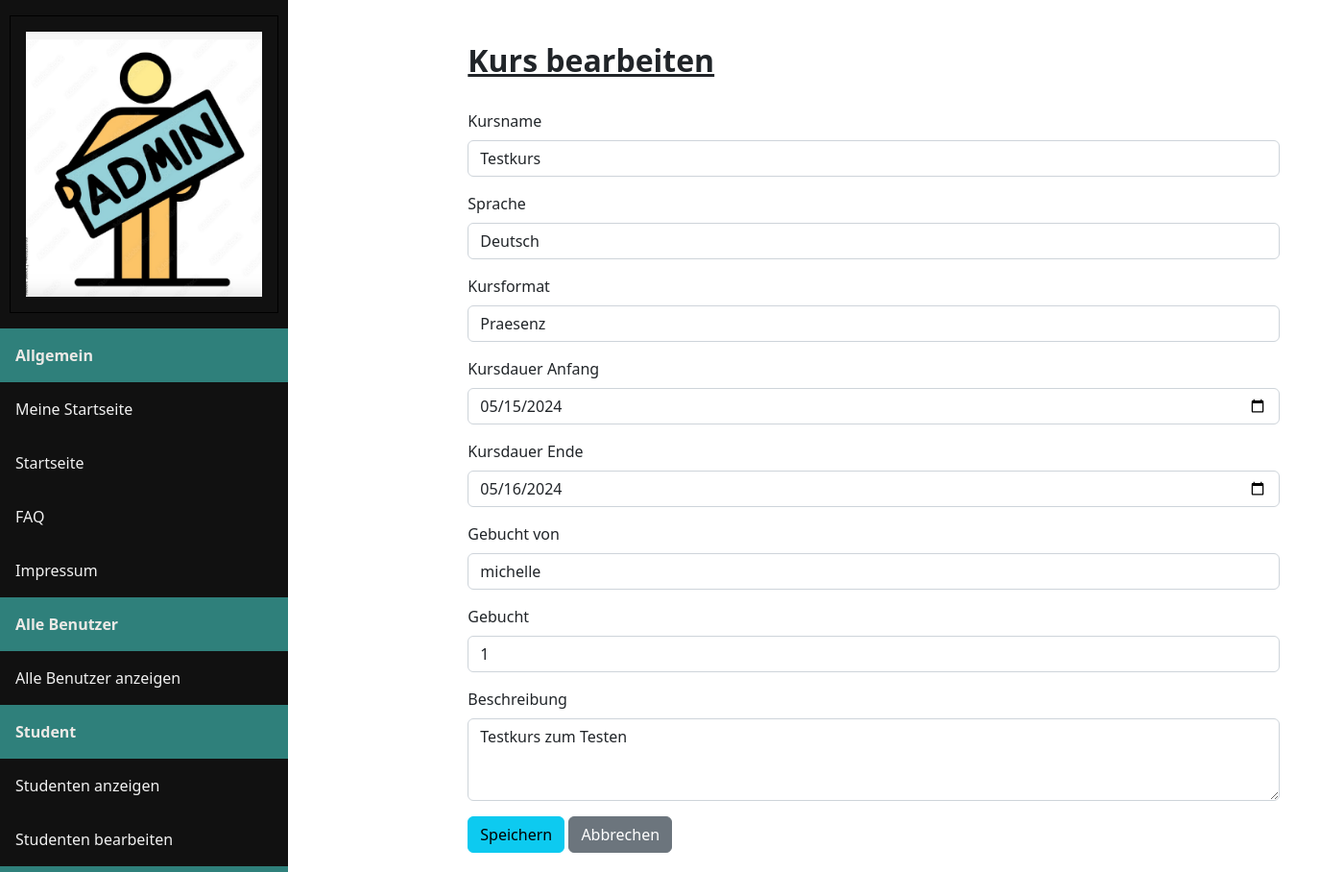
The page /admin/courseedit.php?id=1 on the database its author committed.
### tables this page shows
CREATE TABLE `kurse` (
                         `Kursname` text NOT NULL,
                         `Anbieter_Email` text NOT NULL,
                         `Anbieter` text NOT NULL,
                         `Sprache` text NOT NULL,
                         `Beschreibung` text NOT NULL,
                         `Kursformat` enum('Online','Praesenz') NOT NULL,
                         `Zielgruppe` enum('Anfaenger','Fortgeschritten','Experte') NOT NULL,
                         `Kursdauer_Anfang` date NOT NULL,
                         `Kursdauer_Ende` date NOT NULL,
                         `Preis` int(11) NOT NULL,
                         `Gebucht` tinyint(1) NOT NULL,
                         `Gebucht_von` text NOT NULL,
                         `KursID` int(11) NOT NULL
);

### backend/db_connect.php (called while the page is built, shortened)
<?php
function getDBConnection(){
    $servername  = "localhost";
    $dbusername  = "root";
    $dbpassword  = "";
    $dbname      = "languageconnect";
    $db = new mysqli($servername, $dbusername, $dbpassword, $dbname);
    return $db;
}

### admin/courseedit.php (the view, shortened to what this page needs)
<?php
include_once '../backend/db_connect.php';
include_once 'adminnav.php';
if (isset($_GET['id'])) {
    $kursID = $_GET['id'];
    if ($_SERVER['REQUEST_METHOD'] == 'POST') {
        $kursname = $_POST['kursname'];
        $sprache = $_POST['sprache'];
        $kursformat = $_POST['kursformat'];
        $kursdauer_anfang = $_POST['kursdauer_anfang'];
        $kursdauer_ende = $_POST['kursdauer_ende'];
        $gebucht_von = $_POST['gebucht_von'];
        $gebucht = $_POST['gebucht'];
        $beschreibung = $_POST['beschreibung'];
        $sql = "UPDATE kurse SET Kursname = ?, Sprache = ?, Kursformat = ?, Kursdauer_Anfang = ?, Kursdauer_Ende = ?, Gebucht_von = ?, Gebucht = ?, Beschreibung = ? WHERE KursID = ?";
        $stmt = mysqli_stmt_init(getDBConnection());
        if (mysqli_stmt_prepare($stmt, $sql)) {
            mysqli_stmt_bind_param($stmt, "ssssssssi", $kursname, $sprache, $kursformat, $kursdauer_anfang, $kursdauer_ende, $gebucht_von, $gebucht, $beschreibung, $kursID);
            mysqli_stmt_execute($stmt);
            mysqli_stmt_close($stmt);
            header("Location: showcourse.php?editsuccess");
        } else {
            echo "Fehler: " . mysqli_error(getDBConnection());
        }
        getDBConnection()->close();
    } else {
        $sql = "SELECT * FROM kurse WHERE KursID = ?";
        $stmt = mysqli_stmt_init(getDBConnection());
        if (mysqli_stmt_prepare($stmt, $sql)) {
            mysqli_stmt_bind_param($stmt, "i", $kursID);
            mysqli_stmt_execute($stmt);
            $result = mysqli_stmt_get_result($stmt);
            $kurs = $result->fetch_assoc();
        } else {
            echo "Fehler: " . mysqli_error(getDBConnection());
        }
    }
} else {
    header("Location: showcourse.php?editerror");
}
?>
<!DOCTYPE html>
<html lang="de">
<head>
    <link href="https://cdn.jsdelivr.net/npm/bootstrap@5.2.2/dist/css/bootstrap.min.css" rel="stylesheet">
    <link rel="stylesheet" href="admin.css">
</head>
<body>
<div class="container">
    <div class="row justify-content-center">
        <div class="col-md-8">
           <br> <h2><b><u>Kurs bearbeiten</u></b></h2><br>
        <form action="courseedit.php?id=<?php echo $kursID; ?>" method="post">
            <div class="mb-3">
                <label for="kursname" class="form-label">Kursname</label>
                <input type="text" class="form-control" id="kursname" name="kursname" value="<?php echo $kurs['Kursname']; ?>" required>
            </div>
            <div class="mb-3">
                <label for="sprache" class="form-label">Sprache</label>
                <input type="text" class="form-control" id="sprache" name="sprache" value="<?php echo $kurs['Sprache']; ?>" required>
            </div>
            <div class="mb-3">
                <label for="kursformat" class="form-label">Kursformat</label>
                <input type="text" class="form-control" id="kursformat" name="kursformat" value="<?php echo $kurs['Kursformat']; ?>" required>
            </div>
            <div class="mb-3">
                <label for="kursdauer_anfang" class="form-label">Kursdauer Anfang</label>
                <input type="date" class="form-control" id="kursdauer_anfang" name="kursdauer_anfang" value="<?php echo $kurs['Kursdauer_Anfang']; ?>" required>
            </div>
            <div class="mb-3">
                <label for="kursdauer_ende" class="form-label">Kursdauer Ende</label>
                <input type="date" class="form-control" id="kursdauer_ende" name="kursdauer_ende" value="<?php echo $kurs['Kursdauer_Ende']; ?>" required>
            </div>
            <div class="mb-3">
                <label for="gebucht_von" class="form-label">Gebucht von</label>
                <input type="text" class="form-control" id="gebucht_von" name="gebucht_von" value="<?php echo $kurs['Gebucht_von']; ?>" required>
            </div>
            <div class="mb-3">
                <label for="gebucht" class="form-label">Gebucht</label>
                <input type="text" class="form-control" id="gebucht" name="gebucht" value="<?php echo $kurs['Gebucht']; ?>" required>
            </div>
            <div class="mb-3">
                <label for="beschreibung" class="form-label">Beschreibung</label>
                <textarea class="form-control" id="beschreibung" name="beschreibung" rows="3" required><?php echo $kurs['Beschreibung']; ?></textarea>
            </div>
            <button type="submit" class="btn btn-info">Speichern</button>
            <a href="showcourse.php" class="btn btn-secondary">Abbrechen</a>
        </form>
       </div>
     </div>
  </div>
</body>
</html>

### admin/admin.css (style rules this page uses)
.container { margin-left: 250px; padding: 20px; }

### rows shown on the page
kurse: kursname "Testkurs", sprache "Deutsch", kursformat "Praesenz", kursdauer_anfang "05/15/2024", kursdauer_ende "05/16/2024", gebucht_von "michelle", gebucht "1", beschreibung "Testkurs zum Testen"
